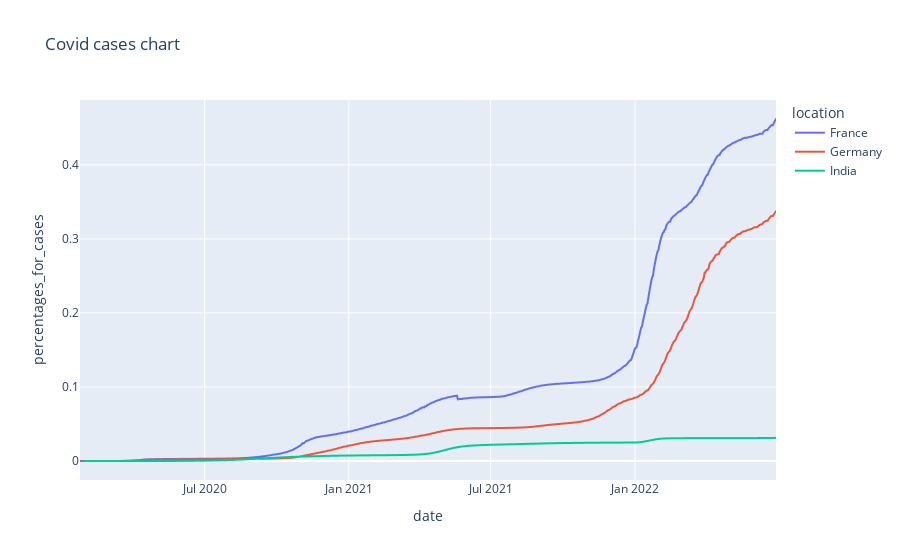

This figure's notebook cell:
### Code cell
fig = px.line(data_added, x = "date", y="percentages_for_cases",color= 'location', title= "Covid cases chart")
fig.show()
fig.write_image("images/Exercise_1.png") #save image in png format in image folder

### Figure 1 — Plotly figure (JSON) as saved in the notebook; plotly's stock layout.template omitted (floating-point values rounded to 4 significant figures; data arrays with more than 128 entries replaced by an {"elided": "..."} marker saying what was removed)
{"data": [{"hovertemplate": "location=France<br>date=%{x}<br>percentages_for_cases=%{y}<extra></extra>", "legendgroup": "France", "line": {"color": "#636efa", "dash": "solid"}, "marker": {"symbol": "circle"}, "mode": "lines", "name": "France", "showlegend": true, "type": "scattergl", "x": {"elided": "889 str values"}, "xaxis": "x", "y": {"elided": "889 float values"}, "yaxis": "y"}, {"hovertemplate": "location=Germany<br>date=%{x}<br>percentages_for_cases=%{y}<extra></extra>", "legendgroup": "Germany", "line": {"color": "#EF553B", "dash": "solid"}, "marker": {"symbol": "circle"}, "mode": "lines", "name": "Germany", "showlegend": true, "type": "scattergl", "x": {"elided": "886 str values"}, "xaxis": "x", "y": {"elided": "886 float values"}, "yaxis": "y"}, {"hovertemplate": "location=India<br>date=%{x}<br>percentages_for_cases=%{y}<extra></extra>", "legendgroup": "India", "line": {"color": "#00cc96", "dash": "solid"}, "marker": {"symbol": "circle"}, "mode": "lines", "name": "India", "showlegend": true, "type": "scattergl", "x": {"elided": "883 str values"}, "xaxis": "x", "y": {"elided": "883 float values"}, "yaxis": "y"}], "layout": {"legend": {"title": {"text": "location"}, "tracegroupgap": 0}, "title": {"text": "Covid cases chart"}, "xaxis": {"anchor": "y", "domain": [0, 1], "title": {"text": "date"}}, "yaxis": {"anchor": "x", "domain": [0, 1], "title": {"text": "percentages_for_cases"}}}}
